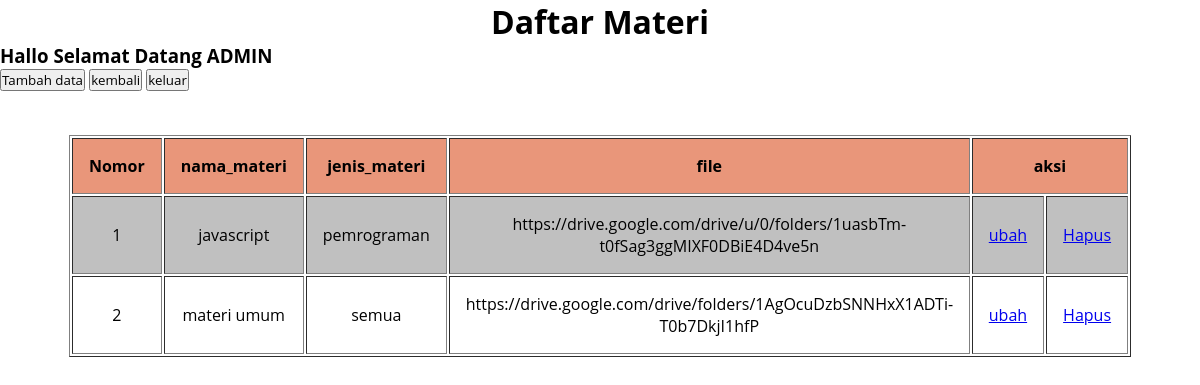
Screenshot of /crud.php with the database file from the repository.
### tables this page shows
CREATE TABLE `pemrograman` (
  `id` int(11) NOT NULL,
  `nomor` int(20) DEFAULT NULL,
  `nama_materi` varchar(100) DEFAULT NULL,
  `jenis_materi` varchar(100) DEFAULT NULL,
  `file` varchar(100) DEFAULT NULL
);

### crud.php (the view, shortened to what this page needs)
<!DOCTYPE html>
<html>
<head>
</head>
<body>
    <h1 style="text-align: center ;">Daftar Materi</h1>
    <div class="countainer align-center">
        <div class="row align-center">
            <h3> Hallo Selamat Datang ADMIN</h3>
            <a href="materi_simpan.php"><input type="button" value="Tambah data"></a>
            <a href="beranda.php"><input type="button" value="kembali"></a>
            <a href="beranda.php"><input type="button" value="keluar"></a>
            <br><br><br>
            <table border="1" width="85%" align="center">
                <tr>
                    <th>Nomor</th>
                    <th>nama_materi</th>
                    <th>jenis_materi</th>
                    <th>file</th>
                    <th colspan="2">aksi</th>
                </tr>
                <?php
                include "koneksi.php";
                ?>
                <?php
                $result = mysqli_query($conn, "SELECT * FROM pemrograman  ");
                while ($data = mysqli_fetch_array($result)) {
                    echo "<tr>";
                    echo "<td>" . $data['nomor'] . "</td>";
                    echo "<td>" . $data['nama_materi'] . "</td>";
                    echo "<td>" . $data['jenis_materi'] . "</td>";
                    echo "<td>" . $data['file'] . "</td>";
                    echo "<td><a  href='ubah.php?id=" . $data['id'] . "'>ubah</a></td>";
                    echo "<td><a href='proses_hapus.php?id=" . $data['id'] . "'>Hapus</a></td>";
                    echo "</tr>";
                }
                ?>
            </table>
        </div>
    </div>
</body>
</html>

### crud.php (style rules this page uses)
* { margin-top: auto; margin-bottom: auto; margin-left: auto; margin-right: auto; padding: 0; outline: 0; font-family: 'Open Sans', sans-serif; }
th { text-align: center; padding: 16px; background-color: darksalmon; }
td { text-align: center; padding: 16px; }
tr:nth-child(even) { background-color: silver; }

### rows the page displays
pemrograman: nomor "1", nama_materi "javascript", jenis_materi "pemrograman", file "https://drive.google.com/drive/u/0/folders/1uasbTm-t0fSag3ggMIXF0DBiE4D4ve5n"
pemrograman: nomor "2", nama_materi "materi umum", jenis_materi "semua", file "https://drive.google.com/drive/folders/1AgOcuDzbSNNHxX1ADTi-T0b7DkjI1hfP"
